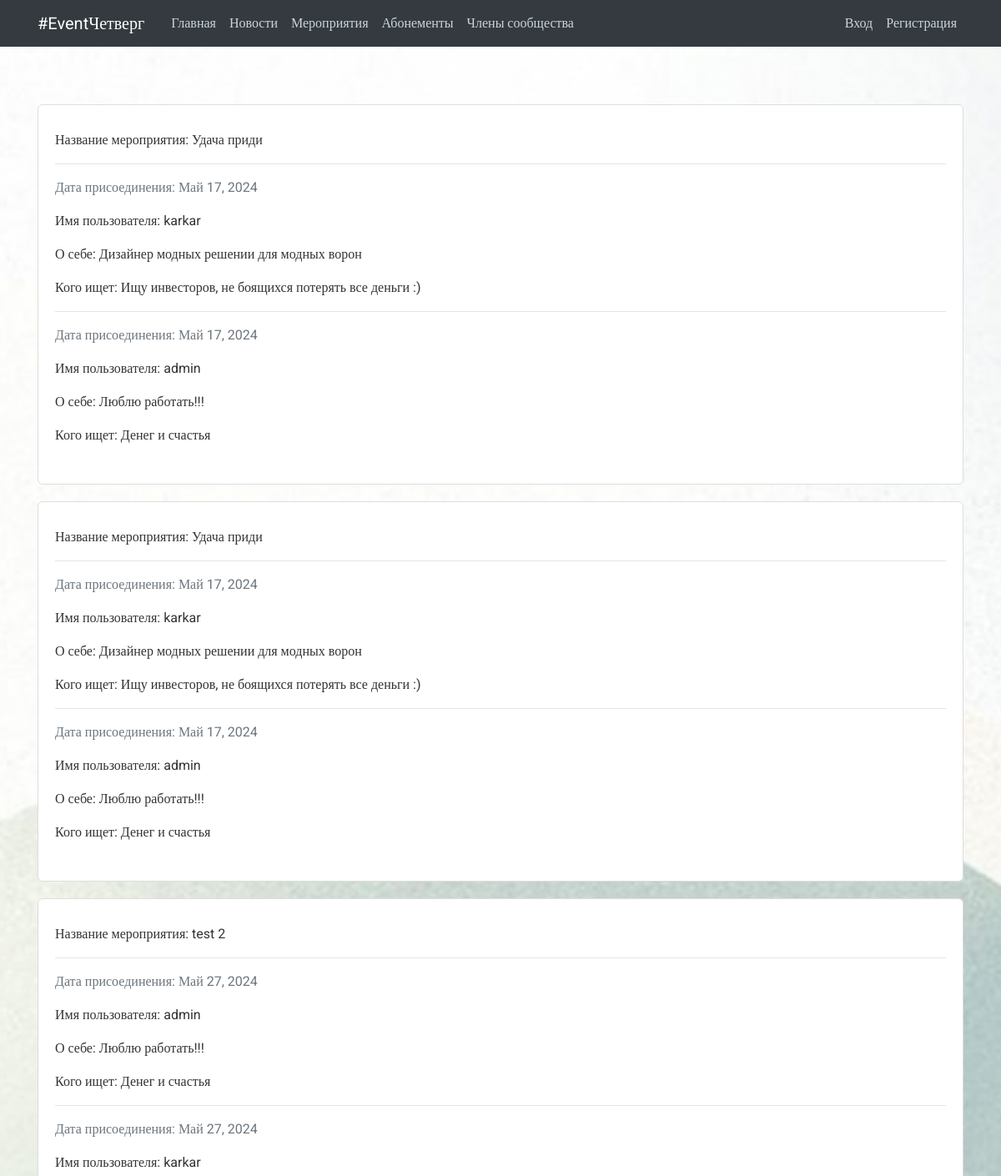
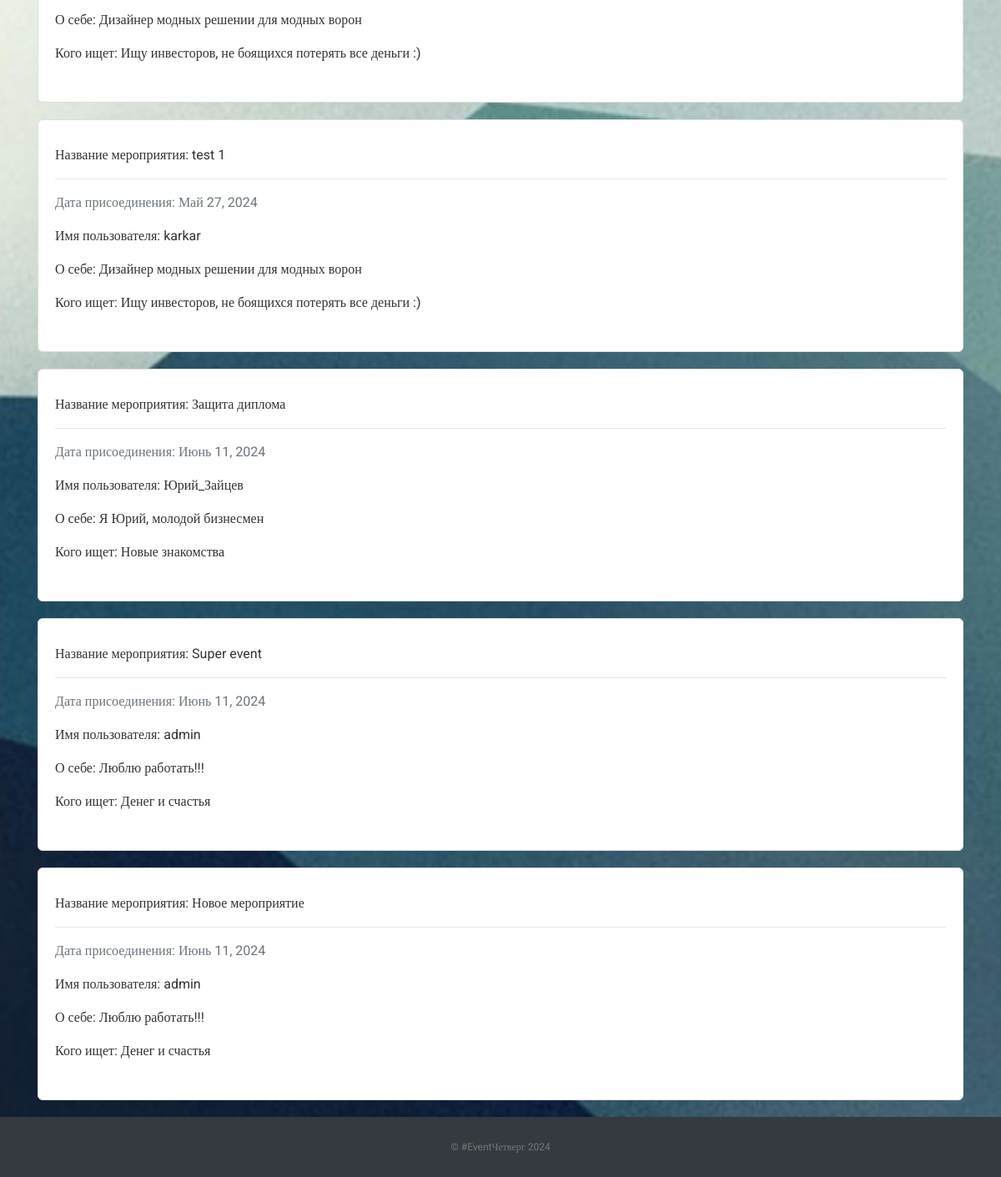
Page /view_event_members/ on the committed database (2 pictures, top to bottom).
### vkr/models.py (models this page shows, shortened)
class Event (models.Model):
    title = models.CharField(max_length=100)
    content = models.TextField()
    date_posted = models.DateTimeField(default=timezone.now)
    is_active = models.BooleanField(default=True)
    event_date = models.DateTimeField(default=timezone.now)
    event_price = models.IntegerField(default=1000)
    image = models.ImageField(default='event_default.png', upload_to='event_pics')

class EventMembers(models.Model):
    id = models.IntegerField(primary_key=True)
    event = models.IntegerField(default=1,blank=True, null=True)
    enjoy_date = models.DateTimeField(default=timezone.now)
    user_prof = models.ForeignKey(
        User,
        blank=True,
        null=True,
        on_delete=models.CASCADE
    )

### users/models.py (models this page shows, shortened)
class Profile(models.Model):
    user = models.OneToOneField(User, on_delete=models.CASCADE)
    image = models.ImageField(default='default.jpg', upload_to='profile_pics')
    about_me = models.TextField(null=True)
    looking_for = models.TextField(null=True)

### vkr/views.py (the view)
# urls.py: path('view_event_members/', views.view_event_members, name='vkr-view_event_members'),
def view_event_members(request):
    members = EventMembers.objects.all().order_by('enjoy_date')
    event_pack = {}
    for el in members:
        try:
          event_pack[el.event] = {
            'title': Event.objects.get(id=el.event).title,
            'data': []
            }
        except:
          print('An exception occurred')
    for el in members:
        try:
            event_pack[el.event]['data'].append({
                'event_id': el.event,
                'enjoy_date': el.enjoy_date,
                'event_name': Event.objects.get(id=el.event).title,
                'event_member': el.user_prof.username,
                'user_prof': el.user_prof,
            })
        except:
            print("error ------------------ error")
    return render(request, 'vkr/event_members.html', {'event_pack': event_pack})

### vkr/templates/vkr/event_members.html
{% extends "vkr/base.html" %}
{% block content %}
{% if event_pack %}
    {% for event_id, event in event_pack.items %}
    <article class="media content-section">
    <div class="media-body">
        <p>Название мероприятия: {{ event.title }}</p>
        {% for el in event.data %}
        <hr>
        <p class="text-muted">
            Дата присоединения: {{ el.enjoy_date|date:"F d, Y" }}
        </p>
        <p>Имя пользователя: {{ el.event_member }}</p>
        <p>О себе: {{ el.user_prof.profile.about_me }}</p>
        <p>Кого ищет: {{ el.user_prof.profile.looking_for }}</p>
        {% endfor %}
    </div>
    </article>
    {% endfor %}
{% else %}
<article class="media content-section">В данный момент нет записей </article>
{% endif %}
{% endblock content %}

### static/main.css (style rules this page uses)
body, html { width:100%; height:100% }
body { margin:0; padding:0; background: #fafafa; color: #333333; margin-top: 5rem; font-family:Roboto; background-image: url("./images/bg.jpg"); background-repeat: no-repeat; background-size: cover; background-attachment: fixed; }
.content-section { background: #ffffff; padding: 30px 20px; border: 1px solid #dddddd; border-radius: 6px; margin: 20px auto; }

### rows in the picture
Event: title "Удача приди"
Event: title "Удача приди"
Event: title "test 2"
Event: title "test 1"
Event: title "Защита диплома"
Event: title "Super event"
Event: title "Новое мероприятие"

### other values in the picture
{{ el.enjoy_date|date:"F d, Y" }} "Май 17, 2024"
{{ el.event_member }} "karkar"
{{ el.user_prof.profile.about_me }} "Дизайнер модных решении для модных ворон"
{{ el.user_prof.profile.looking_for }} "Ищу инвесторов, не боящихся потерять все деньги :)"
{{ el.event_member }} "admin"
{{ el.user_prof.profile.about_me }} "Люблю работать!!!"
{{ el.user_prof.profile.looking_for }} "Денег и счастья"
{{ el.enjoy_date|date:"F d, Y" }} "Май 27, 2024"
{{ el.enjoy_date|date:"F d, Y" }} "Июнь 11, 2024"
{{ el.event_member }} "Юрий_Зайцев"
{{ el.user_prof.profile.about_me }} "Я Юрий, молодой бизнесмен"
{{ el.user_prof.profile.looking_for }} "Новые знакомства"
